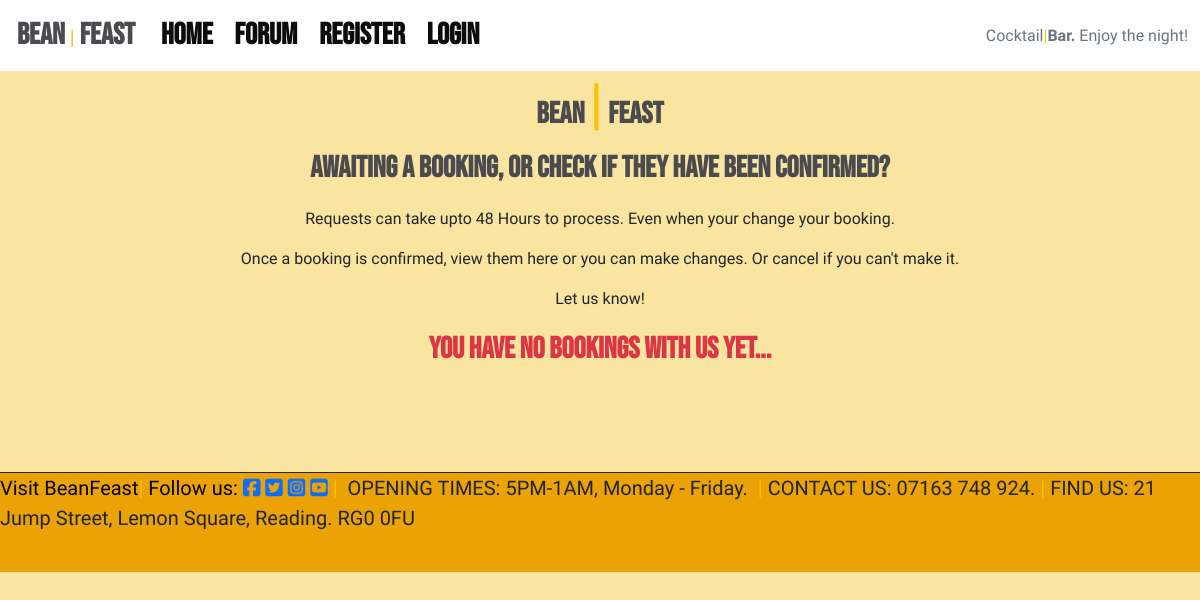
The app's page /view/, older data.
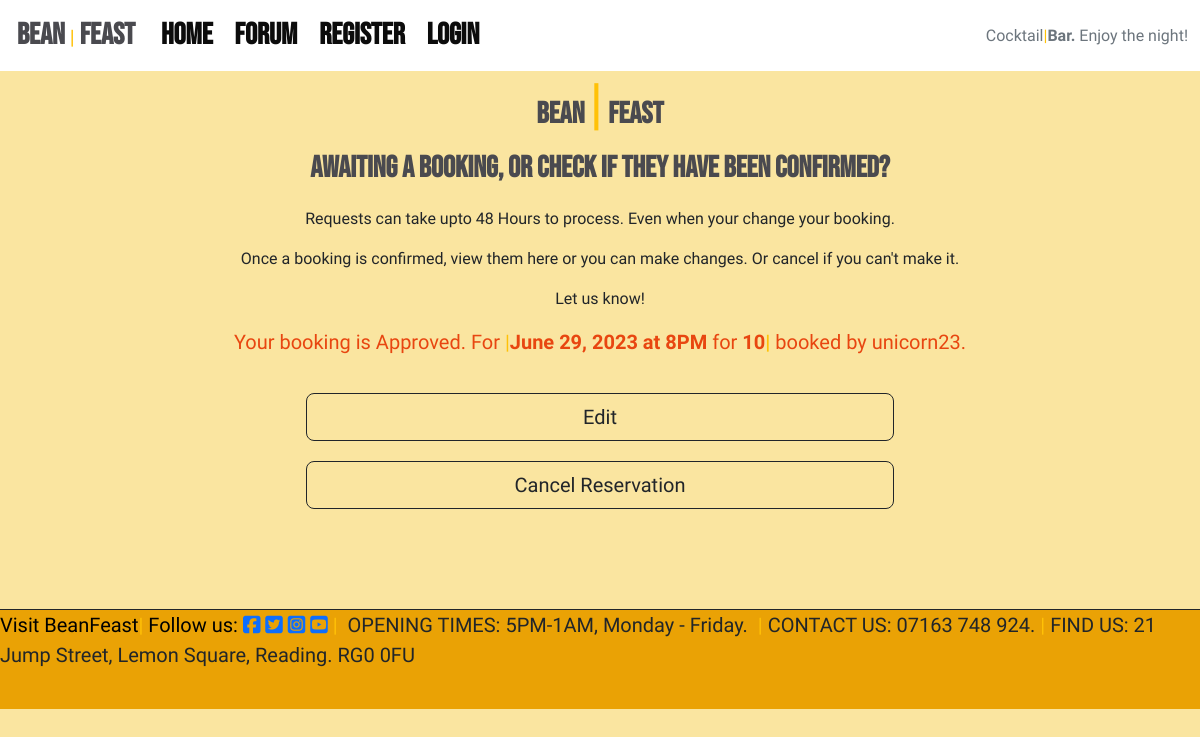
The same page, newer data.
### bookings/models.py (models this page shows, shortened)
class Item(models.Model):
    name = models.ForeignKey(User, on_delete = models.CASCADE)
    email = models.EmailField()
    date = models.DateField()
    time = models.CharField(
    max_length = 8, choices = TIME_SLOTS, default = '5PM')
    people = models.PositiveIntegerField(default = 1, validators = [
    MinValueValidator(1), MaxValueValidator(10)])
    booked = models.BooleanField(
    'HAPPY TO SEND FOR APPROVAL? TICK BOX.',
    null = False, blank = False, default = False)
    created_on = models.DateTimeField(auto_now_add = True)
    status = models.IntegerField(choices = STATUSS, default = 0)
    approve = models.BooleanField(default = False)
    class Meta:
        ordering = ['-created_on']

### bookings/views.py (the view)
# urls.py: path('view/', views.get_bookings_sheet, name = 'get_bookings_sheet'),
def get_bookings_sheet(request):
    items = Item.objects.all()
    reservation = Reservation.objects.all()
    appointment = reservation.filter(approve = True).order_by("made_on")
    sheet = {
        'items': items,
        'appointment': appointment,
    }
    return render(request, 'bookings/bookings_sheet.html', sheet)

### templates/bookings/bookings_sheet.html (shortened to what this page needs)
{% extends "base.html" %}
{% block content %}
<div class="jumbotron jumbotron-fluid">
    <div class="container text-center">
        <h1 class="display-4"><span class="beanfeast">Bean</span><span class="text-warning">|</span><span><strong
                    class="beanfeast">Feast</strong></span></h1>
        <p class="beanfeast">Awaiting a booking, or check if they have been confirmed?</p>
        <p>Requests can take upto 48 Hours to process. Even when your change your booking.</p>
        <p>Once a booking is confirmed, view them here or you can make changes. Or cancel if you can't make it.</p>
        <p>Let us know!</p>
    </div>
</div>
<div class="text-center container-fluid">
    {% for item in items %}
    {% if item.approve %}
    <p class="approve">
        Your booking is Approved. For <span class="text-warning">|</span><strong>{{ item.date }}
            at {{ item.time }}</strong>
        for <strong>{{ item.people }}<span class="text-warning">|</span></strong> booked by {{ item.name }}.
    </p>
    <p>
        <a href="/edit/{{ item.id }}">
            <button class="btn btn-lg btn-outline-dark">Edit</button></a>
        <a href="/cancel/{{ item.id }}">
            <button type="button" class="btn btn-lg btn-outline-dark">Cancel
                Reservation</button></a>
    </p>
    {% endif %}
    {% empty %}
    <p class="text-danger font-italic beanfeast">You have no bookings with us yet...</p>
    {% endfor %}
</div>
{%endblock%}

### templates/base.html (shortened to what this page needs)
{% load static %}
<!DOCTYPE html>
<html lang="en">
<head>
    <link rel="stylesheet" href="https://cdn.jsdelivr.net/npm/bootstrap@5.2.3/dist/css/bootstrap.min.css"
>
    <link rel="stylesheet" href="{% static 'css/style.css' %}">
</head>
<body>
    <nav class="navbar navbar-expand-lg navbar-light bg-white">
        <div class="container-fluid">
            <a class="navbar-brand" href="{% url 'post_list' %}"><span class="beanfeast">Bean</span><span
                    class="text-warning">|</span><span><strong class="beanfeast">Feast</strong></span></a>
            <div class="collapse navbar-collapse" id="navbarText">
                <ul class="me-auto mb-2 mb-lg-0 list-inline">
                    <li class="list-inline-item">
                        <a class="hover-orange-class beanfeast" href="{% url 'welcome' %}">Home</a>
                    </li>
                    <li class="list-inline-item">
                        <a class="hover-orange-class beanfeast" href="{% url 'post_list' %}">Forum</a>
                    </li>
                    {% if user.is_authenticated %}
                    <li class="list-inline-item">
                        <a class="hover-orange-class beanfeast" href="{% url 'account_logout' %}">Logout</a>
                    </li>
                    <li class="list-inline-item">
                        <a class="hover-orange-class beanfeast" href="{% url 'create_a_booking' %}">BOOK NOW!</a>
                    </li>
                    <li class="list-inline-item">
                        <a class="hover-orange-class beanfeast" href="{% url 'get_bookings_sheet' %}">View!</a>
                    </li>
                    {% else %}
                    <li class="list-inline-item">
                        <a class="hover-orange-class beanfeast" href="{% url 'account_signup' %}">Register</a>
                    </li>
                    <li class="list-inline-item">
                        <a class="hover-orange-class beanfeast" href="{% url 'account_login' %}">Login</a>
                    </li>
                    {% endif %}
                </ul>
                <span class="navbar-text text-secondary">
                    Cocktail<span class="text-warning">|</span><strong>Bar.</strong> Enjoy the night!
                </span>
            </div>
        </div>
    </nav>
    <div class="content-div">
        {% block content %}{% endblock content %}
    </div>
    <footer class="orange-footer">
        <p><span class="text-left text-black">Visit BeanFeast</span><span class="text-warning">|</span>
            <span class="text-right text-black">Follow us: <a href="https://en-gb.facebook.com/" target="_blank"><i
                        class="fab fa-facebook-square"></i></a>
                <a href="https://twitter.com/?lang=en-gb" target="_blank"><i class="fab fa-twitter-square"></i></a>
                <a href="https://www.instagram.com" target="_blank"><i class="fab fa-instagram-square"></i></a>
                <a href="https://www.youtube.com/?gl=GB&hl=en-GB" target="_blank"><i
                        class="fab fa-youtube-square"></i></a>
            </span>
            <span class="text-warning">|</span>
            <span class="padding-span">OPENING TIMES: 5PM-1AM, Monday - Friday.</span>
            <span class="text-warning">|</span>
            <span>CONTACT US: 07163 748 924.</span>
            <span class="text-warning">|</span>
            <span>FIND US: 21 Jump Street, Lemon Square, Reading. RG0 0FU</span>
        </p>
    </footer>
</body>
</html>

### static/css/style.css (style rules this page uses)
html, body { margin: 0; padding: 0; background-color: #fae5a0; }
p, div { font-family: 'Oswald', sans-serif; }
ul { list-style-type: none; }
.btn { width: 50%; margin-top: 20px; }
.beanfeast { font-family: 'Bebas Neue', sans-serif; font-size: 30px; font-weight: 700; color: #4A4A4F; padding: 0 5px 0 5px; }
.hover-orange-class { text-decoration: none; color: #0c0c0c; }
.approve { font-size: 20px; color: #E84610; transition: width 1s; }
.orange-footer { background-color: #eaa205; }
footer { font-size: 20px; border-top: solid 1px; width: 100%; height: 100px; border: 50px 0 50px 0; text-align: left; margin-top: 100px; }
.padding-span { padding:0 5px 0 5px; }

Row changes from the older to the newer data that the page shows:
added Item: date "June 29, 2023", time "8PM", people "10", name "unicorn23"
Text that changed along with them:
text no longer shown: "You have no bookings with us yet..."
